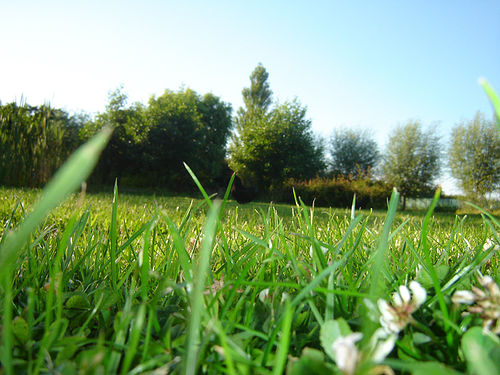
%> input picture deblatting_sroubek/bg.jpg, 500 x 375 px
$ octave --eval "result = setupTemplate(imread('../deblatting_sroubek/bg.jpg'));"   (GNU Octave 9; MATLAB toolbox functions it lacks are replaced by stand-ins)
%> lines starting %> are read from the running program, lines starting %| are printed output that depends on the picture; in (x1, y1, x2, y2) boxes, pixels count from 0 and x2, y2 are one past the last pixel; in counts of white or black regions, pixels touching at a corner belong together; the program's own positions count from 1
### deblatting/size2.m
function res = size2(A, dims)
% similar to  `size` but allows for arbitrary dimension specification like 1:3, [3 1 2] etc
% returns 2d size by default, useful for images

if(nargin < 2)
	dims = 1:2; % returns 2-size by default
end

sz = size(A);
%> sz = [375 500 3]
res = ones(size(dims)); % will automatically contain '1' for trivial (high) dimensions
valid = dims <= ndims(A); % non-trivial dimensions
%> valid = [true true]
res(valid) = sz(dims(valid));
end

### deblatting/diskMask.m
function mask = diskMask(sz, r)
% disk mask of of size 'sz' (2x1) and radius 'r' (scalar). If one is not specified, then r=min(sz)/2 and vice versa.
% mask with 2*r = sz is exact fit
% perhaps counterintuitively returns even-sized masks for integer 'r', but the result is more realistic

% determine size/r (note: r is exactly size/2 (up to rounding), therefore for larger sizes, there is no singular 'dot' on the horizontal and vertical axes of the disk, which appears with the typical size=(2*r+1))
if(nargin < 2 || isempty(r))
	sz = sz([1 min(2,end)]);
	r = min(sz(1:2))/2;
elseif(isempty(sz))
	sz = round(2*r([1 1])); % size wrt 'r' rounded to .5
end

[x y] = meshgrid(-(sz(2)-1)/2:(sz(2)-1)/2, -(sz(1)-1)/2:(sz(1)-1)/2); % center pixel is (0,0) or no center pixel and 0.5 steps. 'r' is from center to the side (not center of the side pixels)
mask = double(x.^2 + y.^2 <= r^2);
end

### deblatting/setupTemplate.m
function [img m0 lambda_m0] = setupTemplate(img, pad_pcent, lambda_m0_in, lambda_m0_out)
if(nargin < 2) pad_pcent = 0; end
if(nargin < 3) lambda_m0_in = 0; end
if(nargin < 4) lambda_m0_out = 0; end

sz0 = size2(img);
%> sz0 = [375 500]
pad = floor(sz0*pad_pcent);
%> pad = [0 0]
sz = sz0 + 2*pad;
%> sz = [375 500]

m0 = diskMask(sz, min(sz0)/2); % inner disk mask
%> in diskMask, `mask = double(x.^2 + y.^2 <= r^2);`:
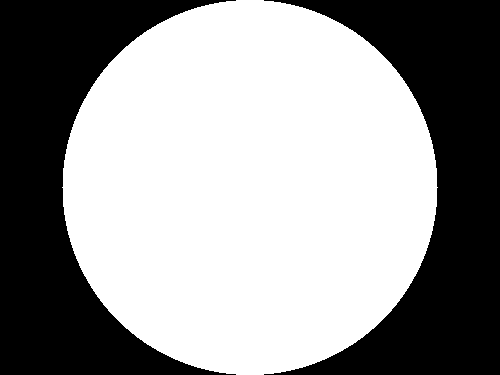
%> mask: size 375x500 double; values 0 (black) and 1 (white), 58.9% white; 2 black regions, box (x1, y1, x2, y2) and area: (0, 0, 236, 375) 38518, (264, 0, 500, 375) 38518
img = padarray(imgaussfilt(img, max(min(size2(img))/18,1)), pad, 0, 'both'); % +blur
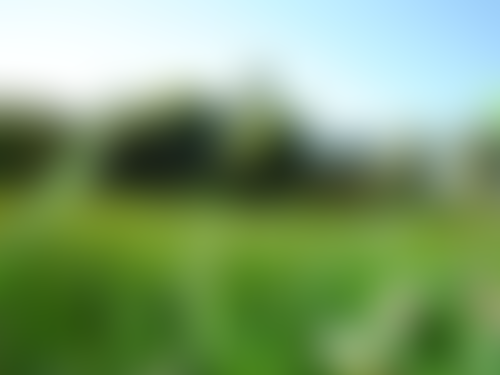
%> img: size 375x500x3 uint8; mean R, G, B 127.4, 157.9, 113.8
%lambda_m0 = zeros(sz); lambda_m0(m0) = lambda_m0_in; lambda_m0(~m0) = lambda_m0_out;
lambda_m0 = padarray(lambda_m0_in*ones(sz0), pad, lambda_m0_out, 'both');
%> lambda_m0: size 375x500 double; every value is 0
end
